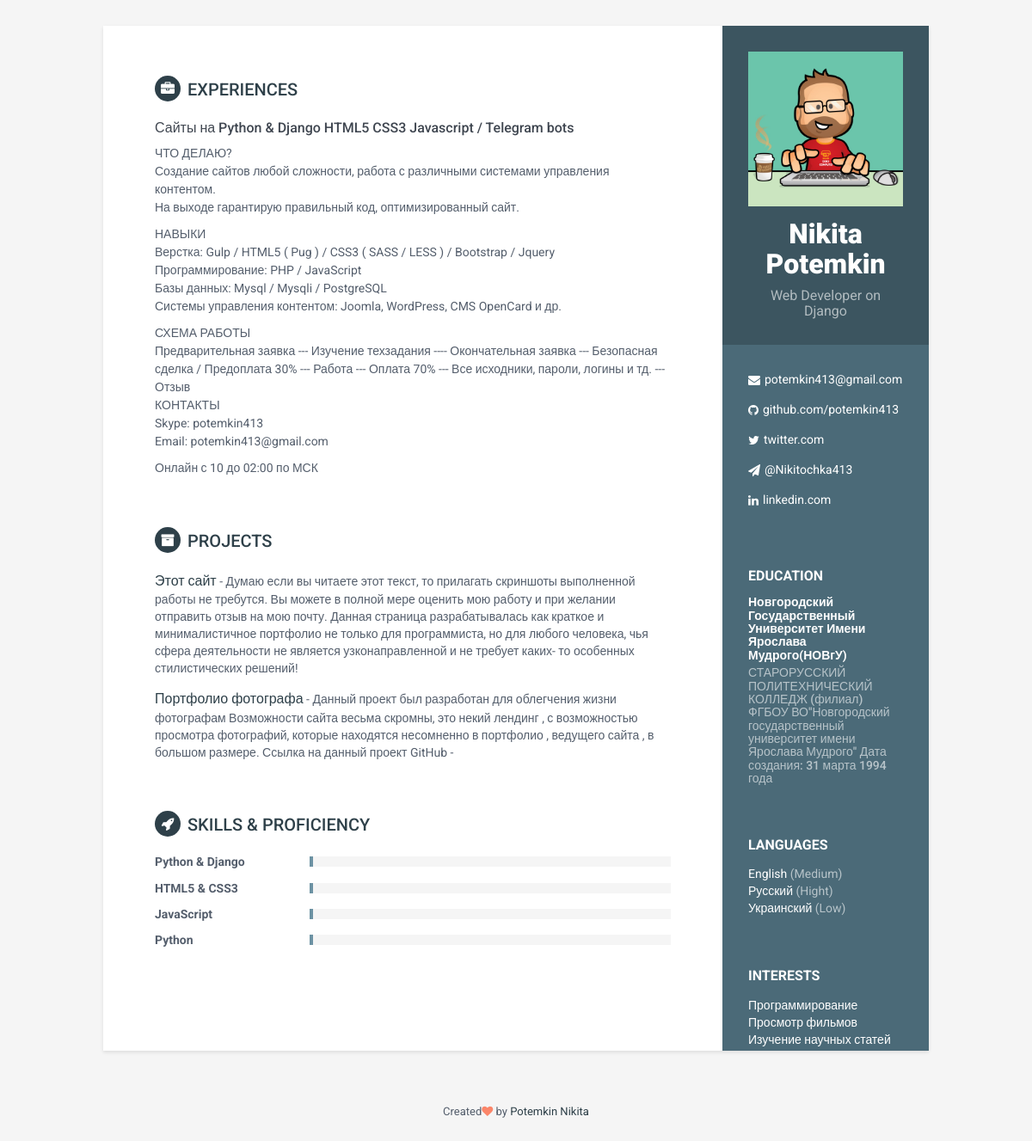
The page / on the database its author committed.
### summary_main/models.py (models this page shows, shortened)
class About_me(models.Model):
    name = models.CharField("Имя", max_length=100)
    last_name = models.CharField("Фамилия", max_length=100)
    skill_position = models.CharField("Уровень программирования", max_length=50)
    image = models.ImageField("Аватар", default=None)
    email = models.CharField("Email", default='None', max_length=100, null=True)
    git = models.CharField("Github", default='None', max_length=100, null=True)
    linkedin = models.CharField("Linkedin", default='None', max_length=100, null=True)
    twitter = models.CharField("twitter", default='None', max_length=100, null=True)
    telegram = models.CharField("telegram", default='None', max_length=100, null=True)
    class Meta:
        verbose_name = "Обо мне"
        verbose_name_plural = "Обо мне"

class Education(models.Model):
    title = models.CharField("Название учебного заведения", default="example education", max_length=120)
    description = models.TextField("Описание", default=None, max_length=300)
    year = models.DateTimeField("Период обучения", default=None)
    class Meta:
        verbose_name = "Образование"
        verbose_name_plural = "Образование"

class Languages(models.Model):
    name = models.CharField("Иностранный язык", default="English", max_length=100)
    skill = models.CharField("Уровень знания языка", default="Low", max_length=100)
    class Meta:
        verbose_name = "Язык"
        verbose_name_plural = "Языки"

class Interests(models.Model):
    name = models.CharField("Хобби", default="Coding", max_length=100)
    class Meta:
        verbose_name = "Хобби"
        verbose_name_plural = "Хобби"

class Experiences(models.Model):
    title = models.CharField("Название", default="example name experiences", max_length=100)
    description = models.TextField("Описание", default=None)
    class Meta:
        verbose_name = "Опыт разработки"
        verbose_name_plural = "Опыт разработки"

class Projects(models.Model):
    title = models.CharField("Название", default=None, max_length=50)
    description = models.TextField("Описание", default=None)
    class Meta:
        verbose_name = "Проект"
        verbose_name_plural = "Проекты"

class Skill_prof(models.Model):
    title = models.CharField("Название", default=None, max_length=100)
    level_skill = models.SmallIntegerField('Уровень', default=0)
    class Meta:
        verbose_name = "Умение"
        verbose_name_plural = "Умения"

### summary_main/views.py (the view)
# urls.py: path('', views.show.as_view()),
class show(View):
    def get(self, request):
        summary_main = About_me.objects.all()
        education = Education.objects.all()
        skill_level = Skill_prof.objects.all()
        language = Languages.objects.all()
        interests = Interests.objects.all()
        exp = Experiences.objects.all()
        prj = Projects.objects.all()
        return render(request, "summary_main/index.html", {'index': summary_main,
                                                           'educations': education,
                                                           'skill_prof': skill_level,
                                                           'languages': language,
                                                           'interest': interests,
                                                           'experienc': exp,
                                                           'projects': prj,
                                                           })

### templates/summary_main/index.html (shortened to what this page needs)
<!DOCTYPE html>
{% load static %}
 <html lang="en">
<head>
    <link rel="stylesheet" href="{%  static 'plugins/bootstrap/css/bootstrap.min.css' %}">
    <link rel="stylesheet" href="{%  static 'plugins/font-awesome/css/font-awesome.css' %}">
    <link id="theme-style" rel="stylesheet" href="{%  static 'css/styles-6.css' %}">
</head>
<body>
        <div class="wrapper">
            <div class="sidebar-wrapper">
            {% for summary in index %}
                <div class="profile-container">
                    <img class="profile" src="{{ summary.image.url }}" style="width: 180px;" alt="" />
                    <h1 class="name">{{ summary.name }} {{ summary.last_name }}</h1>
                    <h3 class="tagline">{{ summary.skill_position }}</h3>
                </div>
                <div class="contact-container container-block">
                <ul class="list-unstyled contact-list">
                    <li class="email"><i class="fa fa-envelope"></i><a href="{{ summary.email }}">{{ summary.email }}</a></li>
                    <li class="email"><i class="fa fa-github"></i><a href="{{ summary.git }}">{{ summary.git }}</a></li>
                    <li class="email"><i class="fa fa-twitter"></i><a href="{{ summary.twitter }}">{{ summary.twitter }}</a></li>
                    <li class="email"><i class="fa fa-send"></i><a href="{{ summary.telegram }}">{{ summary.telegram }}</a></li>
                    <li class="email"><i class="fa fa-linkedin"></i><a href="{{ summary.linkedin }}">{{ summary.linkedin }}</a></li>
                </ul>
            {% endfor %}
                </div>
                    <div class="education-container container-block">
                        <h2 class="container-block-title">Education</h2>
                        {% for education in educations %}
                            <div class="item">
                                <h4 class="degree">{{ education.title }}</h4>
                                <h5 class="meta">{{ education.description}}</h5>
                            </div>
                        {% endfor %}
                    </div>
                <div class="languages-container container-block">
                    <h2 class="container-block-title">Languages</h2>
                    {% for language in languages %}
                        <ul class="list-unstyled interests-list">
                            <li>{{ language.name }} <span class="lang-desc">({{ language.skill }})</span></li>
                        </ul>
                    {% endfor %}
                </div>
                <div class="interests-container container-block">
                    <h2 class="container-block-title">Interests</h2>
                    {% for interests in interest %}
                        <ul class="list-unstyled interests-list">
                            <li>{{ interests.name }}</li>
                        </ul>
                    {% endfor %}
                </div>
            </div>
            <div class="main-wrapper">
                <section class="section experiences-section">
                    <h2 class="section-title"><i class="fa fa-briefcase"></i>Experiences</h2>
                    {% for exp in experienc %}
                        <div class="item">
                            <div class="meta">
                                <div class="upper-row">
                                    <h3 class="job-title">{{ exp.title }}<br/></h3>
                                </div>
                            </div>
                            <div class="details">
                                <p>{{ exp.description |linebreaks}}</p>
                            </div>
                        </div>
                    {% endfor %}
                </section>
                <section class="section projects-section">
                    <h2 class="section-title"><i class="fa fa-archive"></i>Projects</h2>
                    {% for prj in projects %}
                        <div class="item">
                            <span class="project-title"><a href="#hook">{{ prj.title }}</a></span> - <span class="project-tagline">{{ prj.description }}</span>
                        </div>
                    {% endfor %}
                </section>
                <section class="skills-section section">
                        <h2 class="section-title"><i class="fa fa-rocket"></i>Skills &amp; Proficiency</h2>
                        {% for skill_level in skill_prof %}
                            <div class="skillset">
                                <div class="item">
                                    <h3 class="level-title">{{ skill_level.title }}</h3>
                                    <div class="level-bar">
                                        <div class="level-bar-inner" style="--w:{{ skill_level.level_skill }}%" data-level="1%">
                                        </div>
                                    </div>
                                </div>
                            </div>
                        {% endfor %}
                </section>
            </div>
        </div>
        <footer class="footer">
            <div class="text-center">
                    <small class="copyright">Created<i class="fa fa-heart"></i> by <a href="http://themes.3rdwavemedia.com" target="_blank">Potemkin Nikita</a></small>
            </div>
        </footer>
</body>
</html>

### static/css/styles-6.css (style rules this page uses)
body { font-family: 'Roboto', sans-serif; color: #545E6C; background: #f5f5f5; font-size: 14px; padding: 30px; -webkit-font-smoothing: antialiased; -moz-osx-font-smoothing: grayscale; }
h1, h2, h3, h4, h5, h6 { font-weight: 700; }
a { color: #2e4049; -webkit-transition: all 0.4s ease-in-out; -moz-transition: all 0.4s ease-in-out; -ms-transition: all 0.4s ease-in-out; -o-transition: all 0.4s ease-in-out; }
p { line-height: 1.5; }
.wrapper { background: #4B6A78; max-width: 960px; margin: 0 auto; position: relative; -webkit-box-shadow: 0px 2px 4px rgba(0, 0, 0, 0.1); -moz-box-shadow: 0px 2px 4px rgba(0, 0, 0, 0.1); box-shadow: 0px 2px 4px rgba(0, 0, 0, 0.1); }
.sidebar-wrapper { background: #4B6A78; position: absolute; right: 0; width: 240px; height: 100%; min-height: 800px; color: #fff; }
.sidebar-wrapper a { color: #fff; }
.sidebar-wrapper .profile-container { padding: 30px; background: rgba(0, 0, 0, 0.2); text-align: center; color: #fff; }
.sidebar-wrapper .name { font-size: 32px; font-weight: 900; margin-top: 0; margin-bottom: 10px; }
.sidebar-wrapper .tagline { color: rgba(255, 255, 255, 0.6); font-size: 16px; font-weight: 400; margin-top: 0; margin-bottom: 0; }
.sidebar-wrapper .profile { margin-bottom: 15px; }
.sidebar-wrapper .contact-list .fa { margin-right: 5px; font-size: 18px; vertical-align: middle; }
.sidebar-wrapper .contact-list li { margin-bottom: 15px; }
.sidebar-wrapper .contact-list li:last-child { margin-bottom: 0; }
.sidebar-wrapper .contact-list .email .fa { font-size: 14px; }
.sidebar-wrapper .container-block { padding: 30px; }
.sidebar-wrapper .container-block-title { text-transform: uppercase; font-size: 16px; font-weight: 700; margin-top: 0; margin-bottom: 15px; }
.sidebar-wrapper .degree { font-size: 14px; margin-top: 0; margin-bottom: 5px; }
.sidebar-wrapper .education-container .item { margin-bottom: 15px; }
.sidebar-wrapper .education-container .item:last-child { margin-bottom: 0; }
.sidebar-wrapper .education-container .meta { color: rgba(255, 255, 255, 0.6); font-weight: 500; margin-bottom: 0px; margin-top: 0; }
.sidebar-wrapper .languages-container .lang-desc { color: rgba(255, 255, 255, 0.6); }
.sidebar-wrapper .interests-list { margin-bottom: 0; }
.sidebar-wrapper .interests-list li { margin-bottom: 10px; }
.sidebar-wrapper .interests-list li:last-child { margin-bottom: 0; }
.main-wrapper { background: #fff; padding: 60px; padding-right: 300px; }
.main-wrapper .section-title { text-transform: uppercase; font-size: 20px; font-weight: 500; color: #2e4049; position: relative; margin-top: 0; margin-bottom: 20px; }
.main-wrapper .section-title .fa { width: 30px; height: 30px; margin-right: 8px; display: inline-block; color: #fff; -webkit-border-radius: 50%; -moz-border-radius: 50%; -ms-border-radius: 50%; -o-border-radius: 50%; border-radius: 50%; -moz-background-clip: padding; -webkit-background-clip: padding-box; background-clip: padding-box; background: #2e4049; text-align: center; padding-top: 8px; font-size: 16px; position: relative; top: -2px; }
.main-wrapper .section { margin-bottom: 60px; }
.main-wrapper .experiences-section .item { margin-bottom: 30px; }
.main-wrapper .upper-row { position: relative; overflow: hidden; margin-bottom: 2px; }
.main-wrapper .job-title { color: #3F4650; font-size: 16px; margin-top: 0; margin-bottom: 0; font-weight: 500; }
.main-wrapper .project-title { font-size: 16px; font-weight: 400; margin-top: 0; margin-bottom: 5px; }
.main-wrapper .projects-section .item { margin-bottom: 15px; }
.skillset .item { margin-bottom: 15px; overflow: hidden; }
.skillset .level-title { font-size: 14px; margin-top: 0; margin-bottom: 12px; }
.skillset .level-bar { height: 12px; background: #f5f5f5; }
.skillset .level-bar-inner { width: var(--w); height: 12px; background: #6c92a3; }
.footer { padding: 30px; padding-top: 60px; }
.footer .copyright { line-height: 1.6; color: #545E6C; font-size: 13px; }
.footer .fa-heart { color: #fb866a; }
@media (min-width: 992px) { .skillset .level-title { display: inline-block; float: left; width: 30%; margin-bottom: 0; } }
@media (min-width: 992px) { .skillset .level-bar { display: inline-block; width: 70%; float: left; position: relative; top: 1px; } }

### rows shown on the page
About_me: image (picture), name "Nikita", last_name "Potemkin", skill_position "Web Developer on Django", email "potemkin413@gmail.com", git "github.com/potemkin413", twitter "twitter.com", telegram "@Nikitochka413", linkedin "linkedin.com"
Education: title "Новгородский Государственный Университет Имени Ярослава Мудрого(НОВгУ)", description "СТАРОРУССКИЙ ПОЛИТЕХНИЧЕСКИЙ КОЛЛЕДЖ (филиал) ФГБОУ ВО\"Новгородский государственный университет имени Ярослава Мудрого\" Дата создания: 31 марта 1994 года"
Languages: name "English", skill "Medium"
Languages: name "Русский", skill "Hight"
Languages: name "Украинский", skill "Low"
Interests: name "Программирование"
Interests: name "Просмотр фильмов"
Interests: name "Изучение научных статей"
Experiences: title "Сайты на Python & Django HTML5 CSS3 Javascript / Telegram bots", description "ЧТО ДЕЛАЮ? Создание сайтов любой сложности, работа с различными системами управления контентом. На выходе гарантирую правильный код, оптимизированный сайт. НАВЫКИ Верстка: Gulp / HTML5 ( Pug ) / CSS3 ( SASS / LESS ) / Bootstrap / Jquery Программирование: PHP / JavaScript Базы данных: Mysql / Mysqli / PostgreSQL Системы управления контентом: Joomla, WordPress, CMS OpenCard и др. СХЕМА РАБОТЫ Предварительная заявка --- Изучение техзадания ---- Окончательная заявка --- Безопасная сделка / Предоплата 30% --- Работа --- Оплата 70% --- Все исходники, пароли, логины и тд. --- Отзыв КОНТАКТЫ Skype: potemkin413 Email: potemkin413@gmail.com Онлайн с 10 до 02:00 по МСК"
Projects: title "Этот сайт", description "Думаю если вы читаете этот текст, то прилагать скриншоты выполненной работы не требутся. Вы можете в полной мере оценить мою работу и при желании отправить отзыв на мою почту. Данная страница разрабатывалась как краткое и минималистичное портфолио не только для программиста, но для любого человека, чья сфера деятельности не является узконаправленной и не требует каких- то особенных стилистических решений!"
Projects: title "Портфолио фотографа", description "Данный проект был разработан для облегчения жизни фотографам Возможности сайта весьма скромны, это некий лендинг , с возможностью просмотра фотографий, которые находятся несомненно в портфолио , ведущего сайта , в большом размере. Ссылка на данный проект GitHub -"
Skill_prof: title "Python & Django"
Skill_prof: title "HTML5 & CSS3"
Skill_prof: title "JavaScript"
Skill_prof: title "Python"
